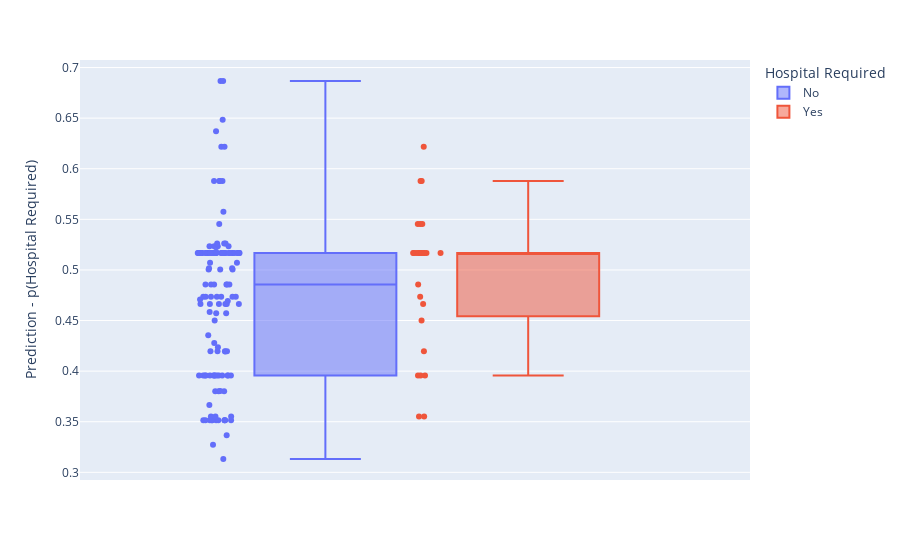

This figure's notebook cell:
### Markdown cell above
Our L1 model can achieve the same results by looking at only 6 of the features!

A few things to note:
* The model estimates that all the features above contribute positively to
the outcome, that is, they each increase the probability a child requires hospital treatment.
* Both logistic regression models have selected "referral from GP" as the
categorical feature that contributes most strongly to a childs probability of
 needing hospital treatment
* As mentioned before, the magnitude / size of the coefficients indicate
their importance. However, We can't really use this rule to compare the
importance of categorical features with numerical features, or numeric features
with other numeric features, as they scale differently.
* These features are assumed by the model to operate in isolation i.e. the
model says nothing about the interactions of the different features

## Plotting Predicted Probabilities

Most importantly, it should be stressed that this model isn't very accurate.
As such, the associations it has identified between the features in the data
and the requirement for hospital treatment should be taken with a heavy pinch
 of salt. To emphasize this point, take the following plots of the models
 predicted probabilities that hospital treatment is needed, split between the
 true labels:

### Code cell
y_test_labels = y_test.apply(lambda y: "Yes" if y else "No").values
l1_prob_preds = l1_log_reg_clf.predict_proba(X_test_prepped)[:,1]

y_sort_idxs = np.argsort(y_test)
predictions_df = pd.DataFrame({
    "Hospital Required": y_test_labels[y_sort_idxs],
    "Prediction - p(Hospital Required)": l1_prob_preds[y_sort_idxs]

})

fig = px.box(predictions_df,
             y="Prediction - p(Hospital Required)",
             color="Hospital Required",
             points="all")
fig.show()

### Figure 1 — Plotly figure (JSON) as saved in the notebook; plotly's stock layout.template omitted (floating-point values rounded to 4 significant figures; data arrays with more than 128 entries replaced by an {"elided": "..."} marker saying what was removed)
{"data": [{"alignmentgroup": "True", "boxpoints": "all", "hovertemplate": "Hospital Required=No<br>Prediction - p(Hospital Required)=%{y}<extra></extra>", "legendgroup": "No", "marker": {"color": "#636efa"}, "name": "No", "notched": false, "offsetgroup": "No", "orientation": "v", "showlegend": true, "type": "box", "x0": " ", "xaxis": "x", "y": {"elided": "134 float values"}, "y0": " ", "yaxis": "y"}, {"alignmentgroup": "True", "boxpoints": "all", "hovertemplate": "Hospital Required=Yes<br>Prediction - p(Hospital Required)=%{y}<extra></extra>", "legendgroup": "Yes", "marker": {"color": "#EF553B"}, "name": "Yes", "notched": false, "offsetgroup": "Yes", "orientation": "v", "showlegend": true, "type": "box", "x0": " ", "xaxis": "x", "y": [0.6217, 0.3958, 0.5168, 0.5455, 0.3553, 0.5168, 0.3553, 0.5168, 0.5455, 0.5168, 0.5879, 0.5168, 0.4736, 0.3958, 0.4857, 0.3958, 0.5455, 0.4197, 0.5168, 0.45, 0.4663, 0.5879, 0.5168, 0.5168, 0.5168, 0.5168, 0.5168], "y0": " ", "yaxis": "y"}], "layout": {"boxmode": "group", "legend": {"title": {"text": "Hospital Required"}, "tracegroupgap": 0}, "margin": {"t": 60}, "xaxis": {"anchor": "y", "domain": [0, 1]}, "yaxis": {"anchor": "x", "domain": [0, 1], "title": {"text": "Prediction - p(Hospital Required)"}}}}
